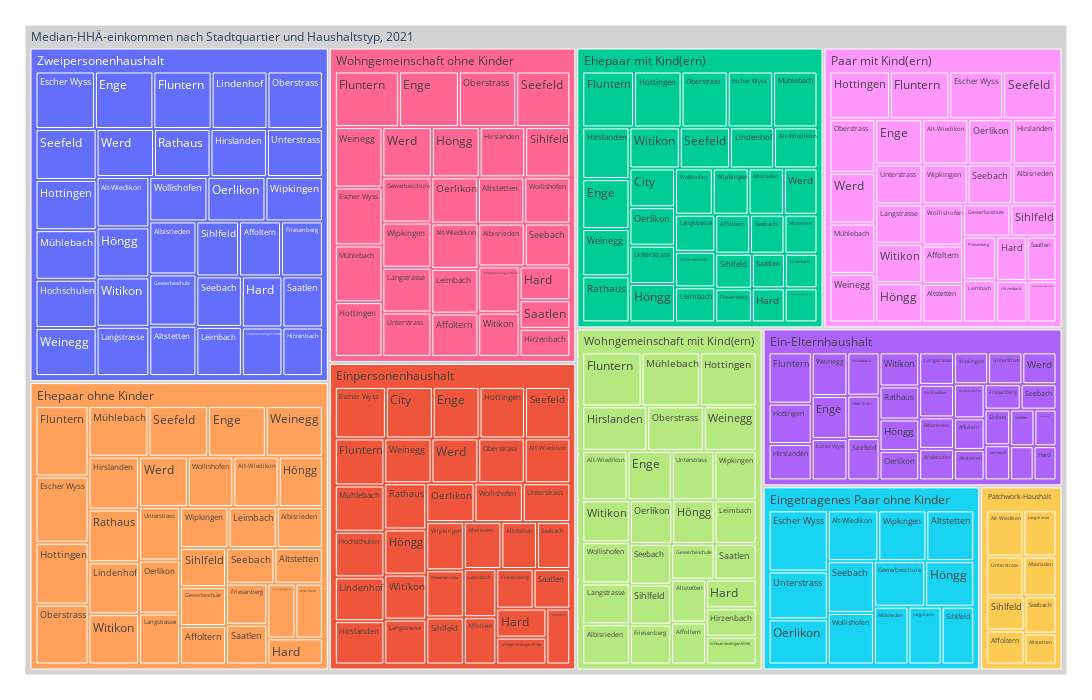

Write notebook code for a chart like this one.
### Code cell
treeMap2 = mypy_dv.plot_px_treemap(
    data=myTM.reset_index()
    ,levels=["HTY_LANG", "RAUM_LANG"]
    ,values="med_HAE75"
    ,color="HTY_LANG"
    ,myHeaderTitle="Median-HHÄ-einkommen nach Stadtquartier und Haushaltstyp, "+data_max_date
    ,color_discrete_map={'(?)':'lightgrey', 'Wohnen':'lightblue'}                
    #,margin_val_bottom=25
)
treeMap2

### Figure 1 — Plotly figure (JSON) as saved in the notebook; plotly's stock layout.template omitted (floating-point values rounded to 4 significant figures; data arrays with more than 128 entries replaced by an {"elided": "..."} marker saying what was removed)
{"data": [{"branchvalues": "total", "customdata": {"elided": "281x1 str values"}, "domain": {"x": [0, 1], "y": [0, 1]}, "hovertemplate": "%{label}<br><br>Anzahl:<br>%{value}<extra></extra>", "ids": {"elided": "281 str values"}, "labels": {"elided": "281 str values"}, "marker": {"colors": {"elided": "281 str values"}}, "name": "", "parents": {"elided": "281 str values"}, "root": {"color": "grey"}, "type": "treemap", "values": {"elided": "281 float values"}}], "layout": {"height": 700, "legend": {"tracegroupgap": 0}, "margin": {"b": 25, "l": 25, "r": 25, "t": 25}, "width": 1100}}
